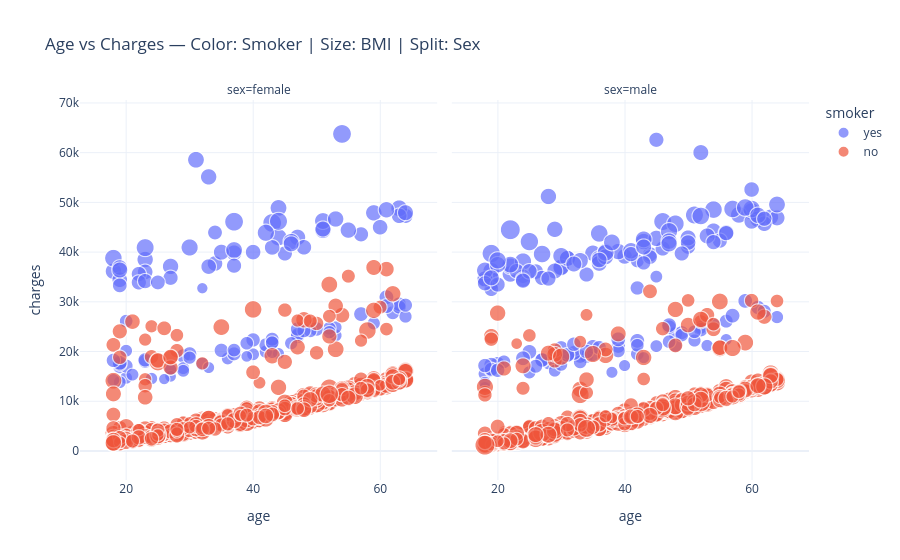

Notebook source saved alongside this figure:
### Code cell
# Age vs charges — 4 dimensions in one chart
fig = px.scatter(
    df,
    x='age',
    y='charges',
    color='smoker',
    size='bmi',
    facet_col='sex',
    hover_data=['region', 'children'],
    title='Age vs Charges — Color: Smoker | Size: BMI | Split: Sex',
    template='plotly_white',
    opacity=0.7
)
fig.show()

### Figure 1 — Plotly figure (JSON) as saved in the notebook; plotly's stock layout.template omitted (floating-point values rounded to 4 significant figures; data arrays with more than 128 entries replaced by an {"elided": "..."} marker saying what was removed)
{"data": [{"customdata": {"elided": "115x2 mixed values"}, "hovertemplate": "smoker=yes<br>sex=female<br>age=%{x}<br>charges=%{y}<br>bmi=%{marker.size}<br>region=%{customdata[0]}<br>children=%{customdata[1]}<extra></extra>", "legendgroup": "yes", "marker": {"color": "#636efa", "opacity": 0.7, "size": [27.9, 26.29, 31.92, 22.88, 22.42, 24.75, 34.8, 31.16, 31.3, 29.92, 27.94, 28.3, 17.77, 23.37, 26.6, 36.85, 37.7, 36.08, 22.22, 36.67, 27.74, 32.2, 26.84, 28.12, 36.77, 22.61, 31.4, 33.8, 36.38, 21.7, 28.31, 24.89, 17.95, 20.23, 17.2, 22.6, 26.98, 33.5, 28.38, 38.06, 47.41, 46.2, 34.1, 38.09, 30.21, 21.85, 28.31, 23.66, 36.63, 33.11, 38.95, 25.3, 22.99, 32.77, 43.89, 38.06, 39.05, 21.75, 38.39, 26.4, 27.83, 28.88, 27.6, 42.24, 26.12, 35.53, 32.78, 29.81, 32.45, 30.78, 35.53, 23.84, 33.11, 47.6, 37.05, 26.89, 20.05, 24.6, 26.89, 20.52, 20.05, 31.02, 23.66, 35.2, 30.5, 28.02, 24.7, 18.3, 30.4, 34.96, 19.09, 25.85, 31.4, 36.86, 42.75, 32.49, 32.56, 26.7, 24.13, 28.49, 25.27, 30.02, 27.28, 25.55, 34.6, 24.42, 21.8, 27.64, 21.66, 21.85, 30.2, 34.7, 23.66, 40.37, 29.07], "sizemode": "area", "sizeref": 0.1328, "symbol": "circle"}, "mode": "markers", "name": "yes", "showlegend": true, "type": "scattergl", "x": [19, 62, 34, 53, 20, 27, 37, 57, 64, 61, 29, 19, 32, 42, 42, 18, 63, 27, 40, 23, 63, 63, 20, 40, 59, 53, 27, 64, 61, 19, 23, 39, 27, 44, 26, 36, 63, 33, 30, 44, 54, 43, 35, 31, 34, 21, 19, 59, 47, 19, 44, 52, 64, 40, 44, 51, 30, 29, 37, 37, 47, 19, 50, 18, 47, 33, 23, 57, 60, 37, 46, 49, 48, 37, 51, 64, 43, 32, 43, 24, 27, 22, 46, 55, 45, 35, 43, 39, 22, 51, 33, 48, 23, 53, 23, 19, 43, 43, 52, 23, 43, 19, 18, 37, 46, 20, 20, 47, 18, 29, 25, 19, 30, 42, 61], "xaxis": "x", "y": [16880.0, 27810.0, 37700.0, 23240.0, 14710.0, 16580.0, 39840.0, 43580.0, 47290.0, 30940.0, 19110.0, 17080.0, 32730.0, 19960.0, 21350.0, 36150.0, 48820.0, 37130.0, 19440.0, 38510.0, 29520.0, 47310.0, 17090.0, 22330.0, 47900.0, 24870.0, 34840.0, 47930.0, 48520.0, 13840.0, 18030.0, 21660.0, 15010.0, 19590.0, 14460.0, 18610.0, 28950.0, 37080.0, 19520.0, 48890.0, 63770.0, 45860.0, 39980.0, 58570.0, 43940.0, 15360.0, 17470.0, 25680.0, 42970.0, 34440.0, 42980.0, 24670.0, 27040.0, 40000.0, 46200.0, 44400.0, 40930.0, 16660.0, 40420.0, 19540.0, 23070.0, 17750.0, 24520.0, 38790.0, 23400.0, 55140.0, 36020.0, 27530.0, 45010.0, 37270.0, 42110.0, 24110.0, 40970.0, 46110.0, 46260.0, 29330.0, 19800.0, 17500.0, 21770.0, 14570.0, 16420.0, 35600.0, 21680.0, 44420.0, 39730.0, 20230.0, 21880.0, 19020.0, 33910.0, 44640.0, 16780.0, 24180.0, 34170.0, 46660.0, 40900.0, 36900.0, 40940.0, 22480.0, 23890.0, 18330.0, 21770.0, 33310.0, 18220.0, 20300.0, 41660.0, 26130.0, 20170.0, 24540.0, 14280.0, 16120.0, 33900.0, 36400.0, 18770.0, 43900.0, 29140.0], "yaxis": "y"}, {"customdata": {"elided": "159x2 mixed values"}, "hovertemplate": "smoker=yes<br>sex=male<br>age=%{x}<br>charges=%{y}<br>bmi=%{marker.size}<br>region=%{customdata[0]}<br>children=%{customdata[1]}<extra></extra>", "legendgroup": "yes", "marker": {"color": "#636efa", "opacity": 0.7, "size": {"elided": "159 float values"}, "sizemode": "area", "sizeref": 0.1328, "symbol": "circle"}, "mode": "markers", "name": "yes", "showlegend": false, "type": "scattergl", "x": {"elided": "159 int values"}, "xaxis": "x2", "y": {"elided": "159 float values"}, "yaxis": "y2"}, {"customdata": {"elided": "547x2 mixed values"}, "hovertemplate": "smoker=no<br>sex=female<br>age=%{x}<br>charges=%{y}<br>bmi=%{marker.size}<br>region=%{customdata[0]}<br>children=%{customdata[1]}<extra></extra>", "legendgroup": "no", "marker": {"color": "#EF553B", "opacity": 0.7, "size": {"elided": "547 float values"}, "sizemode": "area", "sizeref": 0.1328, "symbol": "circle"}, "mode": "markers", "name": "no", "showlegend": true, "type": "scattergl", "x": {"elided": "547 int values"}, "xaxis": "x", "y": {"elided": "547 float values"}, "yaxis": "y"}, {"customdata": {"elided": "517x2 mixed values"}, "hovertemplate": "smoker=no<br>sex=male<br>age=%{x}<br>charges=%{y}<br>bmi=%{marker.size}<br>region=%{customdata[0]}<br>children=%{customdata[1]}<extra></extra>", "legendgroup": "no", "marker": {"color": "#EF553B", "opacity": 0.7, "size": {"elided": "517 float values"}, "sizemode": "area", "sizeref": 0.1328, "symbol": "circle"}, "mode": "markers", "name": "no", "showlegend": false, "type": "scattergl", "x": {"elided": "517 int values"}, "xaxis": "x2", "y": {"elided": "517 float values"}, "yaxis": "y2"}], "layout": {"annotations": [{"font": {}, "showarrow": false, "text": "sex=female", "x": 0.245, "xanchor": "center", "xref": "paper", "y": 1, "yanchor": "bottom", "yref": "paper"}, {"font": {}, "showarrow": false, "text": "sex=male", "x": 0.755, "xanchor": "center", "xref": "paper", "y": 1, "yanchor": "bottom", "yref": "paper"}], "legend": {"itemsizing": "constant", "title": {"text": "smoker"}, "tracegroupgap": 0}, "title": {"text": "Age vs Charges — Color: Smoker | Size: BMI | Split: Sex"}, "xaxis": {"anchor": "y", "domain": [0, 0.49], "title": {"text": "age"}}, "xaxis2": {"anchor": "y2", "domain": [0.51, 1], "matches": "x", "title": {"text": "age"}}, "yaxis": {"anchor": "x", "domain": [0, 1], "title": {"text": "charges"}}, "yaxis2": {"anchor": "x2", "domain": [0, 1], "matches": "y", "showticklabels": false}}}
